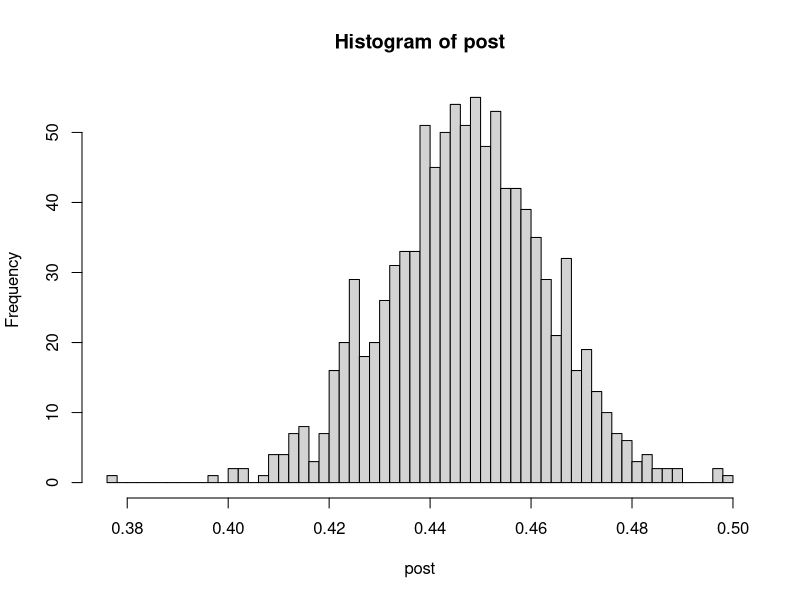
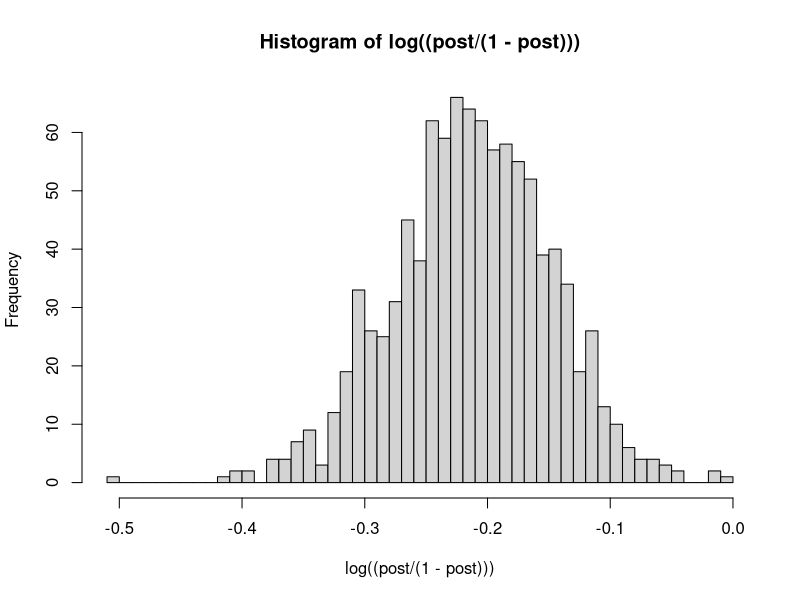
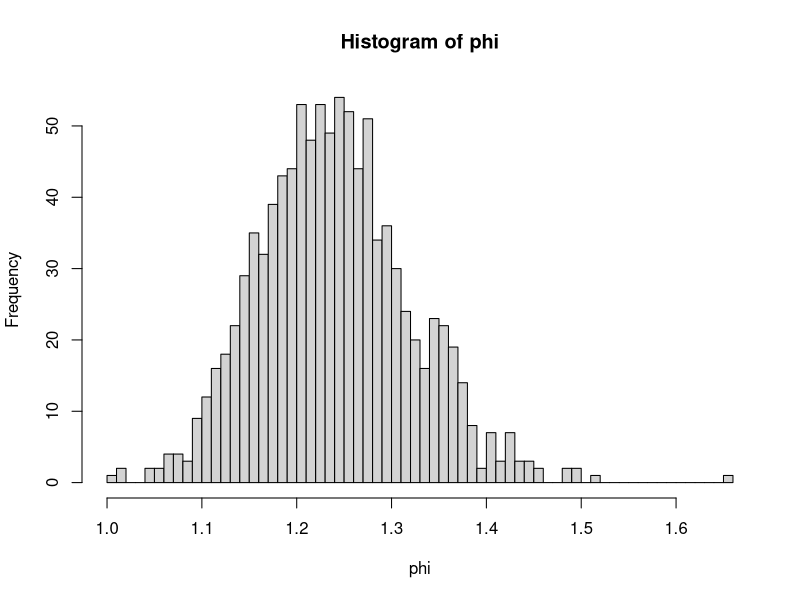

R code for these plots, in order: (Note: this script raises an error after producing the figures.)
## ---- chunk 1
library(LearnBayes)
library(lattice)
## ---- chunk 2
#Question One
par(mfrow<-c(1,3))
a <- 438
b <- 544
post <- rbeta(1000,a,b)
hist(post,breaks<-50)
hist(log((post/(1-post))),breaks<-50)
phi <- (1-post)/post
hist(phi,breaks<-50)

E <- 0.5
SUM <- 2
a <- E*SUM
b <- SUM-a
s <- 438
f <- 544
poster <- rbeta(1000,a+s,b+f)
quantile(poster,c(0.5,0.5))
quantile(poster,c(0.025,0.975))
## ---- chunk 3
#Part a
y <- c(24,25,31,31,22,21,26,20,16,22)
ybar <-mean(y)
n <- 10
a <- 0
b <- 0
theta <- rgamma(1000,n*ybar+a,n+b)
yhat <- rpois(1000,theta)
quantile(yhat,c(0.025,0.975))
sort(yhat)[c(25,976)]

GE <- ybar
GVar <- sqrt(ybar*n)/n
E <- GE
Var <- GE+GVar**2
Sd <- sqrt(Var)
round(c(E-1.96*Sd,E+1.96*Sd))
## ---- chunk 4
Pd <- c(734,516,754,877,814,362,764,809,223,1066)
Dr <- c(0.19,0.12,0.15,0.16,0.14,0.06,0.13,0.13,0.03,0.15)
z <- (Pd/Dr)*100000000
zbar <- mean(z)
n <- 10
a <- 0
b <- 0
theta2 <- rgamma(1000,n*ybar,n*zbar)
yhat2 <- rpois(1000,theta2*8e11)
quantile(yhat2,c(0.025,0.975))
sort(yhat2)[c(25,976)]

GE2 <- (n*ybar)/(zbar*n)
GVar2 < -(ybar*n)/((zbar*n)**2)
E2 <- 8e11*GE2
Var2 <- 8e11*GE2+(8e11**2)*(GVar2**2)
Sd2 <- sqrt(Var2)
round(c(E2-1.96*Sd2,E2+1.96*Sd2))
## ---- chunk 5
Pd<-c(734,516,754,877,814,362,764,809,223,1066)
xbar<-mean(Pd)
n<-10
a<-0
b<-0
theta<-rgamma(1000,n*xbar+a,n+b)
xhat<-rpois(1000,theta)
round(quantile(xhat,c(0.025,0.975)))
sort(xhat)[c(25,976)]

GE3<-xbar
GVar3<-sqrt(xbar*n)/n
E3<-GE3
Var3<-GE3+GVar3**2
Sd3<-sqrt(Var3)
round(c(E3-1.96*Sd3,E3+1.96*Sd3))
## ---- chunk 6
Pd< - c(734,516,754,877,814,362,764,809,223,1066)
Dr <- c(0.19,0.12,0.15,0.16,0.14,0.06,0.13,0.13,0.03,0.15)
w <- (Pd/Dr)*100000000
wbar <- mean(w)
n <- 10
a <- 0
b <- 0
theta4 <- rgamma(1000,n*xbar,n*wbar)
what<- rpois(1000,theta4*8e11)
quantile(what,c(0.025,0.975))
sort(what)[c(25,976)]

GE4 <- (n*xbar)/(wbar*n)
GVar4 <- (xbar*n)/((wbar*n)**2)
E4 <- 8e11*GE4
Var4 <- 8e11*GE4+(8e11**2)*(GVar4**2)
Sd4 <- sqrt(Var4)
round(c(E4-1.96*Sd4,E4+1.96*Sd4))
